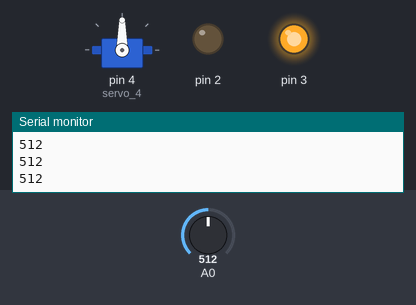
A sketch run on a simulated Arduino Uno, built with avr-gcc and run on an emulated ATmega328P. Shown: servo, output pins drawn as LEDs (lit = HIGH), the last lines printed to the serial monitor. The inputs (shaded band) are chosen by the test bench; at power-on: A0 = 512.

Above: at 1.2 s.
1.3 s: A0 set to 206
2.8 s: A0 set to 185
At 3.4 s:
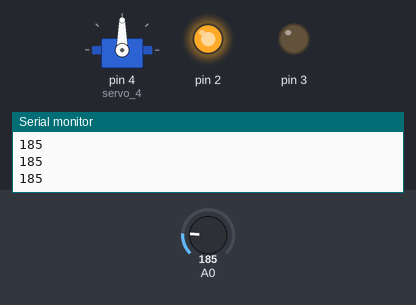
4.3 s: A0 set to 210
At 5.5 s:
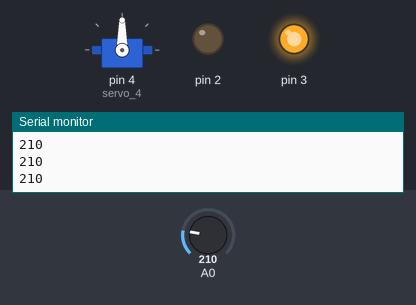
5.8 s: A0 set to 190
At 6.9 s:
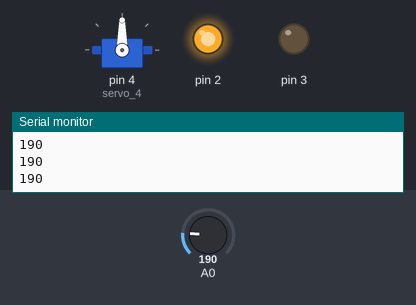
Timing chart, 0 to 8.3 s (numbered marks = the images above; inputs shaded):
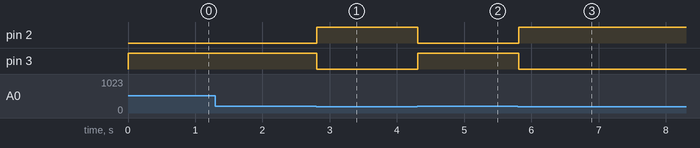

Measured:
- the behaviour switches between 200 and 199 on A0 (found by bisection; images 0 and 1)
- after the input at 2.8 s, pin 2: LOW → HIGH at once; pin 3: HIGH → LOW at once
- after the input at 4.3 s, pin 2: HIGH → LOW at once; pin 3: LOW → HIGH at once
- after the input at 5.8 s, pin 2: LOW → HIGH at once; pin 3: HIGH → LOW at once

The sketch:

projeto-9.ino
```cpp
#include <Servo.h>

Servo servo_4;

void setup()
{
  servo_4.attach(4, 500, 2500);

  pinMode(2, OUTPUT);
  pinMode(3, OUTPUT);
  servo_4.write(90);
  Serial.begin(9600);
}

void loop()
{
  int luz;
  luz = analogRead(A0);


  Serial.println(luz);

  if (luz < 200)
  {
    digitalWrite(2, HIGH);
    digitalWrite(3, LOW);
  }
  else
  {
    digitalWrite(2, LOW);
    digitalWrite(3, HIGH);
  }
}
```
